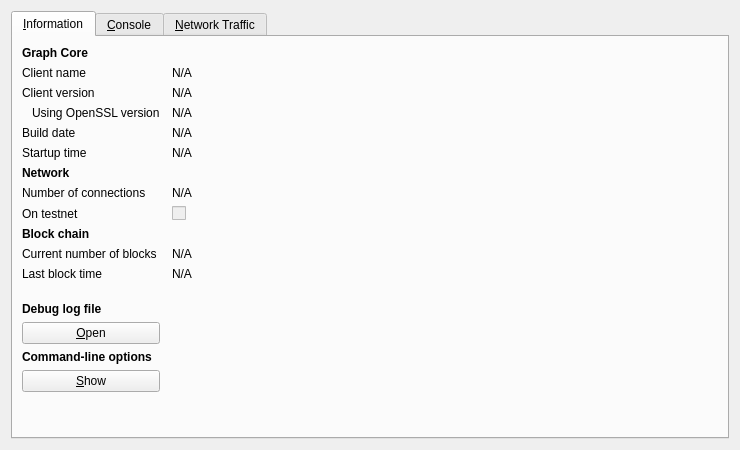
<?xml version="1.0" encoding="UTF-8"?>
<ui version="4.0">
 <class>RPCConsole</class>
 <widget class="QDialog" name="RPCConsole">
  <property name="geometry">
   <rect>
    <x>0</x>
    <y>0</y>
    <width>740</width>
    <height>450</height>
   </rect>
  </property>
  <property name="windowTitle">
   <string>Graph - Debug window</string>
  </property>
  <layout class="QVBoxLayout" name="verticalLayout_2">
   <item>
    <widget class="QTabWidget" name="tabWidget">
     <property name="currentIndex">
      <number>0</number>
     </property>
     <widget class="QWidget" name="tab_info">
      <attribute name="title">
       <string>&amp;Information</string>
      </attribute>
      <layout class="QGridLayout" name="gridLayout" columnstretch="0,1">
       <property name="horizontalSpacing">
        <number>12</number>
       </property>
       <item row="0" column="0">
        <widget class="QLabel" name="label_9">
         <property name="font">
          <font>
           <weight>75</weight>
           <bold>true</bold>
          </font>
         </property>
         <property name="text">
          <string>Graph Core</string>
         </property>
        </widget>
       </item>
       <item row="1" column="0">
        <widget class="QLabel" name="label_5">
         <property name="text">
          <string>Client name</string>
         </property>
        </widget>
       </item>
       <item row="1" column="1">
        <widget class="QLabel" name="clientName">
         <property name="cursor">
          <cursorShape>IBeamCursor</cursorShape>
         </property>
         <property name="text">
          <string>N/A</string>
         </property>
         <property name="textFormat">
          <enum>Qt::PlainText</enum>
         </property>
         <property name="textInteractionFlags">
          <set>Qt::LinksAccessibleByMouse|Qt::TextSelectableByKeyboard|Qt::TextSelectableByMouse</set>
         </property>
        </widget>
       </item>
       <item row="2" column="0">
        <widget class="QLabel" name="label_6">
         <property name="text">
          <string>Client version</string>
         </property>
        </widget>
       </item>
       <item row="2" column="1">
        <widget class="QLabel" name="clientVersion">
         <property name="cursor">
          <cursorShape>IBeamCursor</cursorShape>
         </property>
         <property name="text">
          <string>N/A</string>
         </property>
         <property name="textFormat">
          <enum>Qt::PlainText</enum>
         </property>
         <property name="textInteractionFlags">
          <set>Qt::LinksAccessibleByMouse|Qt::TextSelectableByKeyboard|Qt::TextSelectableByMouse</set>
         </property>
        </widget>
       </item>
       <item row="3" column="0">
        <widget class="QLabel" name="label_14">
         <property name="text">
          <string>Using OpenSSL version</string>
         </property>
         <property name="indent">
          <number>10</number>
         </property>
        </widget>
       </item>
       <item row="3" column="1">
        <widget class="QLabel" name="openSSLVersion">
         <property name="cursor">
          <cursorShape>IBeamCursor</cursorShape>
         </property>
         <property name="text">
          <string>N/A</string>
         </property>
         <property name="textFormat">
          <enum>Qt::PlainText</enum>
         </property>
         <property name="textInteractionFlags">
          <set>Qt::LinksAccessibleByMouse|Qt::TextSelectableByKeyboard|Qt::TextSelectableByMouse</set>
         </property>
        </widget>
       </item>
       <item row="4" column="0">
        <widget class="QLabel" name="label_12">
         <property name="text">
          <string>Build date</string>
         </property>
        </widget>
       </item>
       <item row="4" column="1">
        <widget class="QLabel" name="buildDate">
         <property name="cursor">
          <cursorShape>IBeamCursor</cursorShape>
         </property>
         <property name="text">
          <string>N/A</string>
         </property>
         <property name="textFormat">
          <enum>Qt::PlainText</enum>
         </property>
         <property name="textInteractionFlags">
          <set>Qt::LinksAccessibleByMouse|Qt::TextSelectableByKeyboard|Qt::TextSelectableByMouse</set>
         </property>
        </widget>
       </item>
       <item row="5" column="0">
        <widget class="QLabel" name="label_13">
         <property name="text">
          <string>Startup time</string>
         </property>
        </widget>
       </item>
       <item row="5" column="1">
        <widget class="QLabel" name="startupTime">
         <property name="cursor">
          <cursorShape>IBeamCursor</cursorShape>
         </property>
         <property name="text">
          <string>N/A</string>
         </property>
         <property name="textFormat">
          <enum>Qt::PlainText</enum>
         </property>
         <property name="textInteractionFlags">
          <set>Qt::LinksAccessibleByMouse|Qt::TextSelectableByKeyboard|Qt::TextSelectableByMouse</set>
         </property>
        </widget>
       </item>
       <item row="6" column="0">
        <widget class="QLabel" name="label_11">
         <property name="font">
          <font>
           <weight>75</weight>
           <bold>true</bold>
          </font>
         </property>
         <property name="text">
          <string>Network</string>
         </property>
        </widget>
       </item>
       <item row="7" column="0">
        <widget class="QLabel" name="label_7">
         <property name="text">
          <string>Number of connections</string>
         </property>
        </widget>
       </item>
       <item row="7" column="1">
        <widget class="QLabel" name="numberOfConnections">
         <property name="cursor">
          <cursorShape>IBeamCursor</cursorShape>
         </property>
         <property name="text">
          <string>N/A</string>
         </property>
         <property name="textFormat">
          <enum>Qt::PlainText</enum>
         </property>
         <property name="textInteractionFlags">
          <set>Qt::LinksAccessibleByMouse|Qt::TextSelectableByKeyboard|Qt::TextSelectableByMouse</set>
         </property>
        </widget>
       </item>
       <item row="8" column="0">
        <widget class="QLabel" name="label_8">
         <property name="text">
          <string>On testnet</string>
         </property>
        </widget>
       </item>
       <item row="8" column="1">
        <widget class="QCheckBox" name="isTestNet">
         <property name="enabled">
          <bool>false</bool>
         </property>
         <property name="text">
          <string/>
         </property>
        </widget>
       </item>
       <item row="9" column="0">
        <widget class="QLabel" name="label_10">
         <property name="font">
          <font>
           <weight>75</weight>
           <bold>true</bold>
          </font>
         </property>
         <property name="text">
          <string>Block chain</string>
         </property>
        </widget>
       </item>
       <item row="10" column="0">
        <widget class="QLabel" name="label_3">
         <property name="text">
          <string>Current number of blocks</string>
         </property>
        </widget>
       </item>
       <item row="10" column="1">
        <widget class="QLabel" name="numberOfBlocks">
         <property name="cursor">
          <cursorShape>IBeamCursor</cursorShape>
         </property>
         <property name="text">
          <string>N/A</string>
         </property>
         <property name="textFormat">
          <enum>Qt::PlainText</enum>
         </property>
         <property name="textInteractionFlags">
          <set>Qt::LinksAccessibleByMouse|Qt::TextSelectableByKeyboard|Qt::TextSelectableByMouse</set>
         </property>
        </widget>
       </item>
       <item row="11" column="0">
        <widget class="QLabel" name="label_2">
         <property name="text">
          <string>Last block time</string>
         </property>
        </widget>
       </item>
       <item row="11" column="1">
        <widget class="QLabel" name="lastBlockTime">
         <property name="cursor">
          <cursorShape>IBeamCursor</cursorShape>
         </property>
         <property name="text">
          <string>N/A</string>
         </property>
         <property name="textFormat">
          <enum>Qt::PlainText</enum>
         </property>
         <property name="textInteractionFlags">
          <set>Qt::LinksAccessibleByMouse|Qt::TextSelectableByKeyboard|Qt::TextSelectableByMouse</set>
         </property>
        </widget>
       </item>
       <item row="12" column="0">
        <spacer name="verticalSpacer_2">
         <property name="orientation">
          <enum>Qt::Vertical</enum>
         </property>
         <property name="sizeHint" stdset="0">
          <size>
           <width>20</width>
           <height>20</height>
          </size>
         </property>
        </spacer>
       </item>
       <item row="13" column="0">
        <widget class="QLabel" name="labelDebugLogfile">
         <property name="font">
          <font>
           <weight>75</weight>
           <bold>true</bold>
          </font>
         </property>
         <property name="text">
          <string>Debug log file</string>
         </property>
        </widget>
       </item>
       <item row="14" column="0">
        <widget class="QPushButton" name="openDebugLogfileButton">
         <property name="toolTip">
          <string>Open the Graph debug log file from the current data directory. This can take a few seconds for large log files.</string>
         </property>
         <property name="text">
          <string>&amp;Open</string>
         </property>
         <property name="autoDefault">
          <bool>false</bool>
         </property>
        </widget>
       </item>
       <item row="15" column="0">
        <widget class="QLabel" name="labelCLOptions">
         <property name="font">
          <font>
           <weight>75</weight>
           <bold>true</bold>
          </font>
         </property>
         <property name="text">
          <string>Command-line options</string>
         </property>
        </widget>
       </item>
       <item row="16" column="0">
        <widget class="QPushButton" name="showCLOptionsButton">
         <property name="toolTip">
          <string>Show the Graph-Qt help message to get a list with possible Graph command-line options.</string>
         </property>
         <property name="text">
          <string>&amp;Show</string>
         </property>
         <property name="autoDefault">
          <bool>false</bool>
         </property>
        </widget>
       </item>
       <item row="17" column="0">
        <spacer name="verticalSpacer">
         <property name="orientation">
          <enum>Qt::Vertical</enum>
         </property>
         <property name="sizeHint" stdset="0">
          <size>
           <width>20</width>
           <height>40</height>
          </size>
         </property>
        </spacer>
       </item>
      </layout>
     </widget>
     <widget class="QWidget" name="tab_console">
      <attribute name="title">
       <string>&amp;Console</string>
      </attribute>
      <layout class="QVBoxLayout" name="verticalLayout_3">
       <property name="spacing">
        <number>3</number>
       </property>
       <item>
        <widget class="QTextEdit" name="messagesWidget">
         <property name="minimumSize">
          <size>
           <width>0</width>
           <height>100</height>
          </size>
         </property>
         <property name="readOnly">
          <bool>true</bool>
         </property>
         <property name="tabKeyNavigation" stdset="0">
          <bool>false</bool>
         </property>
         <property name="columnCount" stdset="0">
          <number>2</number>
         </property>
        </widget>
       </item>
       <item>
        <layout class="QHBoxLayout" name="horizontalLayout">
         <property name="spacing">
          <number>3</number>
         </property>
         <item>
          <widget class="QLabel" name="label">
           <property name="text">
            <string notr="true">&gt;</string>
           </property>
          </widget>
         </item>
         <item>
          <widget class="QLineEdit" name="lineEdit"/>
         </item>
         <item>
          <widget class="QPushButton" name="clearButton">
           <property name="maximumSize">
            <size>
             <width>24</width>
             <height>24</height>
            </size>
           </property>
           <property name="toolTip">
            <string>Clear console</string>
           </property>
           <property name="text">
            <string/>
           </property>
           <property name="icon">
            <iconset resource="../bitcoin.qrc">
             <normaloff>:/icons/remove</normaloff>:/icons/remove</iconset>
           </property>
           <property name="shortcut">
            <string notr="true">Ctrl+L</string>
           </property>
           <property name="autoDefault">
            <bool>false</bool>
           </property>
          </widget>
         </item>
        </layout>
       </item>
      </layout>
     </widget>
     <widget class="QWidget" name="tab">
      <attribute name="title">
       <string>&amp;Network Traffic</string>
      </attribute>
      <layout class="QHBoxLayout" name="horizontalLayout_3">
       <item>
        <layout class="QVBoxLayout" name="verticalLayout_4">
         <item>
          <widget class="TrafficGraphWidget" name="trafficGraph" native="true">
           <property name="sizePolicy">
            <sizepolicy hsizetype="Expanding" vsizetype="Expanding">
             <horstretch>0</horstretch>
             <verstretch>0</verstretch>
            </sizepolicy>
           </property>
          </widget>
         </item>
         <item>
          <layout class="QHBoxLayout" name="horizontalLayout_2">
           <item>
            <widget class="QSlider" name="sldGraphRange">
             <property name="minimum">
              <number>1</number>
             </property>
             <property name="maximum">
              <number>288</number>
             </property>
             <property name="pageStep">
              <number>12</number>
             </property>
             <property name="value">
              <number>6</number>
             </property>
             <property name="orientation">
              <enum>Qt::Horizontal</enum>
             </property>
            </widget>
           </item>
           <item>
            <widget class="QLabel" name="lblGraphRange">
             <property name="minimumSize">
              <size>
               <width>100</width>
               <height>0</height>
              </size>
             </property>
             <property name="alignment">
              <set>Qt::AlignCenter</set>
             </property>
            </widget>
           </item>
           <item>
            <widget class="QPushButton" name="btnClearTrafficGraph">
             <property name="text">
              <string>&amp;Clear</string>
             </property>
            </widget>
           </item>
          </layout>
         </item>
        </layout>
       </item>
       <item>
        <layout class="QVBoxLayout" name="verticalLayout">
         <item>
          <widget class="QGroupBox" name="groupBox">
           <property name="title">
            <string>Totals</string>
           </property>
           <layout class="QVBoxLayout" name="verticalLayout_5">
            <item>
             <layout class="QHBoxLayout" name="horizontalLayout_4">
              <item>
               <widget class="Line" name="line">
                <property name="sizePolicy">
                 <sizepolicy hsizetype="Fixed" vsizetype="Fixed">
                  <horstretch>0</horstretch>
                  <verstretch>0</verstretch>
                 </sizepolicy>
                </property>
                <property name="minimumSize">
                 <size>
                  <width>10</width>
                  <height>0</height>
                 </size>
                </property>
                <property name="palette">
                 <palette>
                  <active>
                   <colorrole role="Light">
                    <brush brushstyle="SolidPattern">
                     <color alpha="255">
                      <red>0</red>
                      <green>255</green>
                      <blue>0</blue>
                     </color>
                    </brush>
                   </colorrole>
                  </active>
                  <inactive>
                   <colorrole role="Light">
                    <brush brushstyle="SolidPattern">
                     <color alpha="255">
                      <red>0</red>
                      <green>255</green>
                      <blue>0</blue>
                     </color>
                    </brush>
                   </colorrole>
                  </inactive>
                  <disabled>
                   <colorrole role="Light">
                    <brush brushstyle="SolidPattern">
                     <color alpha="255">
                      <red>0</red>
                      <green>255</green>
                      <blue>0</blue>
                     </color>
                    </brush>
                   </colorrole>
                  </disabled>
                 </palette>
                </property>
                <property name="orientation">
                 <enum>Qt::Horizontal</enum>
                </property>
               </widget>
              </item>
              <item>
               <widget class="QLabel" name="label_16">
                <property name="text">
                 <string>In:</string>
                </property>
               </widget>
              </item>
              <item>
               <widget class="QLabel" name="lblBytesIn">
                <property name="minimumSize">
                 <size>
                  <width>50</width>
                  <height>0</height>
                 </size>
                </property>
                <property name="alignment">
                 <set>Qt::AlignRight|Qt::AlignTrailing|Qt::AlignVCenter</set>
                </property>
               </widget>
              </item>
             </layout>
            </item>
            <item>
             <layout class="QHBoxLayout" name="horizontalLayout_5">
              <item>
               <widget class="Line" name="line_2">
                <property name="sizePolicy">
                 <sizepolicy hsizetype="Fixed" vsizetype="Fixed">
                  <horstretch>0</horstretch>
                  <verstretch>0</verstretch>
                 </sizepolicy>
                </property>
                <property name="minimumSize">
                 <size>
                  <width>10</width>
                  <height>0</height>
                 </size>
                </property>
                <property name="palette">
                 <palette>
                  <active>
                   <colorrole role="Light">
                    <brush brushstyle="SolidPattern">
                     <color alpha="255">
                      <red>255</red>
                      <green>0</green>
                      <blue>0</blue>
                     </color>
                    </brush>
                   </colorrole>
                  </active>
                  <inactive>
                   <colorrole role="Light">
                    <brush brushstyle="SolidPattern">
                     <color alpha="255">
                      <red>255</red>
                      <green>0</green>
                      <blue>0</blue>
                     </color>
                    </brush>
                   </colorrole>
                  </inactive>
                  <disabled>
                   <colorrole role="Light">
                    <brush brushstyle="SolidPattern">
                     <color alpha="255">
                      <red>255</red>
                      <green>0</green>
                      <blue>0</blue>
                     </color>
                    </brush>
                   </colorrole>
                  </disabled>
                 </palette>
                </property>
                <property name="orientation">
                 <enum>Qt::Horizontal</enum>
                </property>
               </widget>
              </item>
              <item>
               <widget class="QLabel" name="label_17">
                <property name="text">
                 <string>Out:</string>
                </property>
               </widget>
              </item>
              <item>
               <widget class="QLabel" name="lblBytesOut">
                <property name="minimumSize">
                 <size>
                  <width>50</width>
                  <height>0</height>
                 </size>
                </property>
                <property name="alignment">
                 <set>Qt::AlignRight|Qt::AlignTrailing|Qt::AlignVCenter</set>
                </property>
               </widget>
              </item>
             </layout>
            </item>
            <item>
             <spacer name="verticalSpacer_4">
              <property name="orientation">
               <enum>Qt::Vertical</enum>
              </property>
              <property name="sizeHint" stdset="0">
               <size>
                <width>20</width>
                <height>407</height>
               </size>
              </property>
             </spacer>
            </item>
           </layout>
          </widget>
         </item>
        </layout>
       </item>
      </layout>
     </widget>
    </widget>
   </item>
  </layout>
 </widget>
 <customwidgets>
  <customwidget>
   <class>TrafficGraphWidget</class>
   <extends>QWidget</extends>
   <header>trafficgraphwidget.h</header>
   <container>1</container>
   <slots>
    <slot>clear()</slot>
   </slots>
  </customwidget>
 </customwidgets>
 <resources>
  <include location="../bitcoin.qrc"/>
 </resources>
 <connections/>
</ui>
